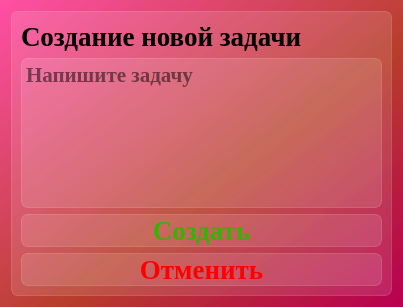
<?xml version="1.0" encoding="UTF-8"?>
<ui version="4.0">
 <class>Dialog_create_task</class>
 <widget class="QDialog" name="Dialog_create_task">
  <property name="geometry">
   <rect>
    <x>0</x>
    <y>0</y>
    <width>403</width>
    <height>307</height>
   </rect>
  </property>
  <property name="windowTitle">
   <string>Создание задачи</string>
  </property>
  <property name="styleSheet">
   <string notr="true">background-color: qlineargradient(spread:pad, x1:1, y1:1, x2:0, y2:0, stop:0 rgba(185, 0, 81, 255), stop:0.427447 rgba(182, 61, 42, 235), stop:1 rgba(255, 79, 165, 255));
font-family: Liberation Serif;
</string>
  </property>
  <layout class="QVBoxLayout" name="verticalLayout_2">
   <item>
    <widget class="QFrame" name="frame_main">
     <property name="styleSheet">
      <string notr="true">background-color: rgba(255, 255, 255, 30);
border: 1px solid rgba(255, 255, 255, 40);
border-radius: 7px;</string>
     </property>
     <property name="frameShape">
      <enum>QFrame::StyledPanel</enum>
     </property>
     <property name="frameShadow">
      <enum>QFrame::Raised</enum>
     </property>
     <layout class="QVBoxLayout" name="verticalLayout">
      <item>
       <widget class="QLabel" name="label_info">
        <property name="styleSheet">
         <string notr="true">text-align: center;
font-weight: bold;
font-size: 20pt;
background-color: none;
border: none;</string>
        </property>
        <property name="text">
         <string>Создание новой задачи</string>
        </property>
       </widget>
      </item>
      <item>
       <widget class="QTextEdit" name="textEdit_task_text">
        <property name="styleSheet">
         <string notr="true">font-weight: bold;
font-size: 16pt;</string>
        </property>
        <property name="html">
         <string>&lt;!DOCTYPE HTML PUBLIC &quot;-//W3C//DTD HTML 4.0//EN&quot; &quot;http://www.w3.org/TR/REC-html40/strict.dtd&quot;&gt;
&lt;html&gt;&lt;head&gt;&lt;meta name=&quot;qrichtext&quot; content=&quot;1&quot; /&gt;&lt;meta charset=&quot;utf-8&quot; /&gt;&lt;style type=&quot;text/css&quot;&gt;
p, li { white-space: pre-wrap; }
hr { height: 1px; border-width: 0; }
li.unchecked::marker { content: &quot;\2610&quot;; }
li.checked::marker { content: &quot;\2612&quot;; }
&lt;/style&gt;&lt;/head&gt;&lt;body style=&quot; font-family:'Liberation Serif'; font-size:16pt; font-weight:700; font-style:normal;&quot;&gt;
&lt;p style=&quot;-qt-paragraph-type:empty; margin-top:0px; margin-bottom:0px; margin-left:0px; margin-right:0px; -qt-block-indent:0; text-indent:0px; font-family:'.AppleSystemUIFont'; font-size:20pt;&quot;&gt;&lt;br /&gt;&lt;/p&gt;&lt;/body&gt;&lt;/html&gt;</string>
        </property>
        <property name="placeholderText">
         <string>Напишите задачу</string>
        </property>
       </widget>
      </item>
      <item>
       <widget class="QPushButton" name="pushButton_create">
        <property name="styleSheet">
         <string notr="true">QPushButton {
font-weight: bold;
font-size: 20pt;
text-align: center;
color: rgba(51, 181, 0, 1);
}

QPushButton:hover {
background-color: rgba(255, 255, 255, 40);
}
QPushButton:pressed {
background-color: rgba(255, 255, 255, 70);
}</string>
        </property>
        <property name="text">
         <string>Создать</string>
        </property>
       </widget>
      </item>
      <item>
       <widget class="QPushButton" name="pushButton_cancel">
        <property name="styleSheet">
         <string notr="true">QPushButton {
font-weight: bold;
font-size: 20pt;
text-align: center;
color: red;
}

QPushButton:hover {
background-color: rgba(255, 255, 255, 40);
}
QPushButton:pressed {
background-color: rgba(255, 255, 255, 70);
}</string>
        </property>
        <property name="text">
         <string>Отменить</string>
        </property>
       </widget>
      </item>
     </layout>
    </widget>
   </item>
  </layout>
 </widget>
 <tabstops>
  <tabstop>textEdit_task_text</tabstop>
  <tabstop>pushButton_cancel</tabstop>
  <tabstop>pushButton_create</tabstop>
 </tabstops>
 <resources/>
 <connections/>
</ui>
